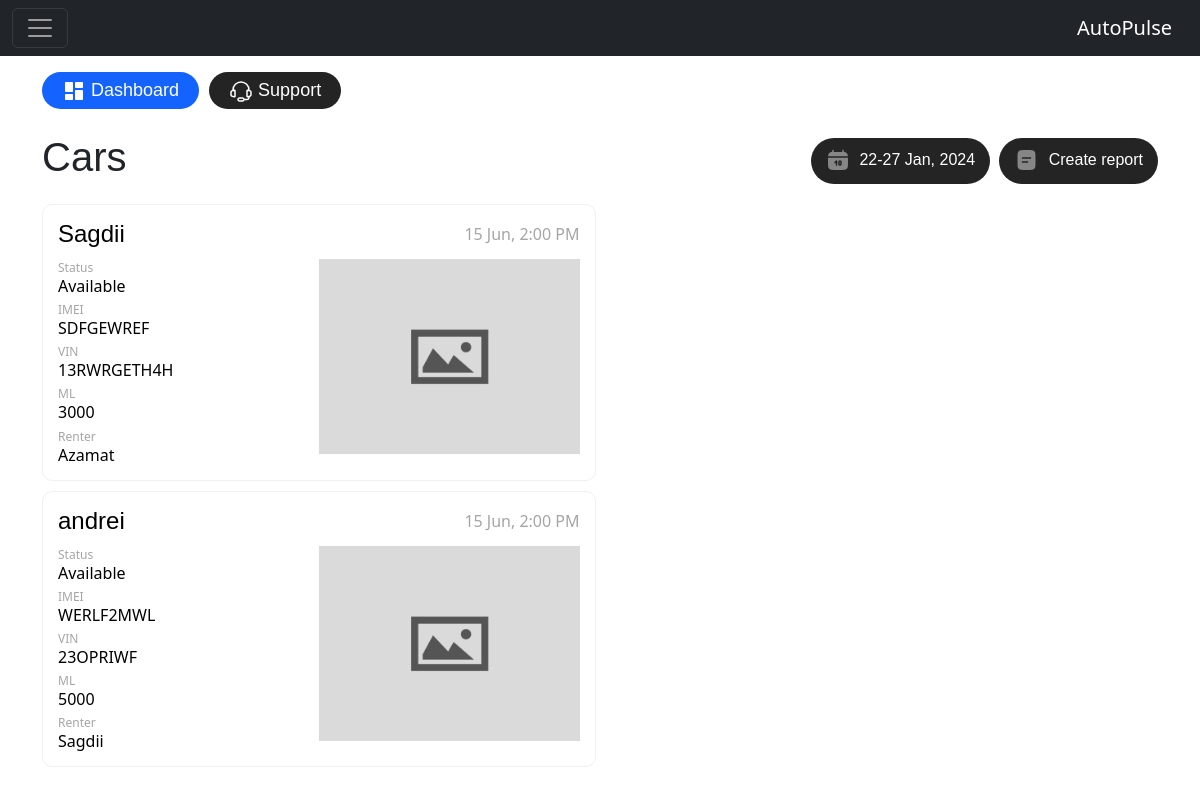
/cars/ (signed in), run on an earlier commit of the app's database.
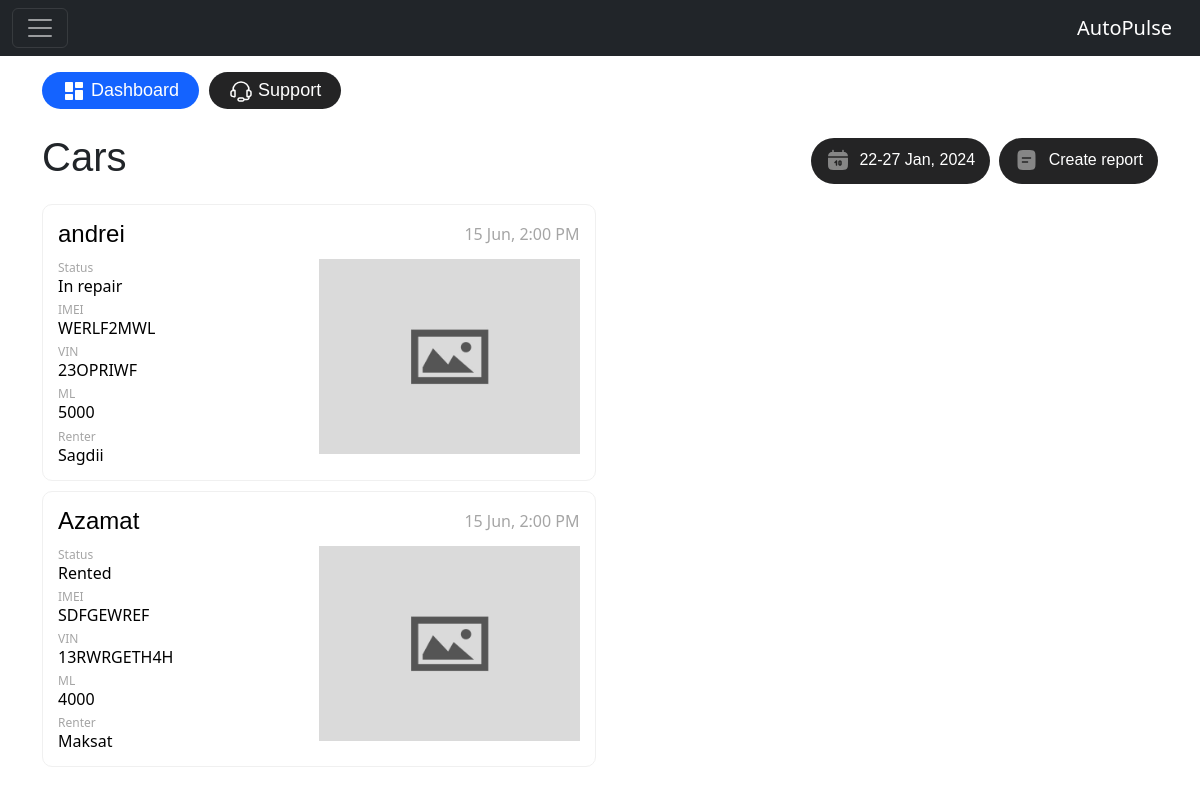
And on a later commit of the database.
### autopulse_app/models.py (models this page shows, shortened)
class Car(models.Model):
    user = models.ForeignKey(User, on_delete=models.CASCADE)
    vin = models.CharField(max_length=100)
    imei = models.CharField(max_length=100)
    name = models.CharField(max_length=100)
    renter_name = models.CharField(max_length=100, blank=True, null=True)
    monthly_limit = models.IntegerField()
    oil_change = models.IntegerField()
    financial = models.DecimalField(max_digits=10, decimal_places=2)
    status = models.CharField(max_length=100)
    final_odometer = models.IntegerField(blank=True, null=True)

### autopulse_app/views.py (the view)
# urls.py: path("cars/", views.cars, name="cars"),
def cars(request):
    cars = (
        Car.objects.filter(user=request.user) if request.user.is_authenticated else None
    )
    return render(request, "cars.html", {"cars": cars})

### autopulse_app/templates/cars.html (shortened to what this page needs)
{% extends 'base.html' %}
{% block content %}
{% load static %}
{% if user.is_authenticated %}
<link href="https://cdn.jsdelivr.net/npm/bootstrap@5.3.3/dist/css/bootstrap.min.css" rel="stylesheet">
<div class="dash-top-buttons">
    <button class="active-button"><img src="{% static 'images/dashboard.svg' %}" alt="Dashboard Icon"> Dashboard</button>
    <button onclick="openModal()" id="supportBtn" class="support-button"><img src="{% static 'images/headphone.svg' %}" alt="Support Icon"> Support</button>
</div>
<br>
<div class="dashboard-row-first">
    <h1>Cars</h1>
    <div class="dashboard-buttons">
        <button><img src="{% static 'images/calendar.svg' %}" alt="Calendar Icon"> 22-27 Jan, 2024</button>
        <button><img src="{% static 'images/report.svg' %}" alt="Report Icon"> Create report</button>
    </div>
</div>
<div class="wrapper">
    {% if cars %}
        {% for car in cars %}
        <div class="car-card">
            <div class="first-row">
                <h1 class="title">{{ car.name }}</h1>
                <p class="date">15 Jun, 2:00 PM</p>
            </div>
            <div class="second-row">
                <div class="info-col">
                    <div>
                        <p class="status">Status</p>
                        <h5 class="details">{{ car.status }}</h5>
                    </div>
                    <div>
                        <p class="status">IMEI</p>
                        <h5 class="details">{{ car.imei }}</h5>
                    </div>
                    <div>
                        <p class="status">VIN</p>
                        <h5 class="details">{{ car.vin }}</h5>
                    </div>
                    <div>
                        <p class="status">ML</p>
                        <h5 class="details">{{ car.monthly_limit }}</h5>
                    </div>
                    <div>
                        <p class="status">Renter</p>
                        <h5 class="details">{{ car.renter_name }}</h5>
                    </div>
                </div>
                <div style="width: 50%;">
                    {% if car.images.all %}
                        <div id="carousel{{ car.id }}" class="carousel slide" data-bs-ride="carousel">
                            <div class="carousel-inner">
                                {% for image in car.images.all %}
                                    <div class="carousel-item {% if forloop.first %}active{% endif %}">
                                        <img src="{{ image.image.url }}" class="d-block w-100" alt="Image of {{ car.name }}">
                                    </div>
                                {% endfor %}
                            </div>
                            <button class="carousel-control-prev" type="button" data-bs-target="#carousel{{ car.id }}" data-bs-slide="prev">
                                <span class="carousel-control-prev-icon" aria-hidden="true"></span>
                                <span class="visually-hidden">Previous</span>
                            </button>
                            <button class="carousel-control-next" type="button" data-bs-target="#carousel{{ car.id }}" data-bs-slide="next">
                                <span class="carousel-control-next-icon" aria-hidden="true"></span>
                                <span class="visually-hidden">Next</span>
                            </button>
                        </div>
                    {% else %}
                        <img src="{% static 'images/default.jpg' %}" class="d-block w-100" alt="Default Image">
                    {% endif %}
                </div>
            </div>
        </div>
        {% endfor %}
    {% else %}
        <p>No cars available.</p>
    {% endif %}
</div>
{% endif %}
{% endblock %}

### autopulse_app/templates/base.html (shortened to what this page needs)
{% load static %}
<!doctype html>
<html lang="en">
<head>
    <link rel="stylesheet" href="{% static 'css/style.css' %}">
    <link href="https://cdn.jsdelivr.net/npm/bootstrap@5.3.3/dist/css/bootstrap.min.css" rel="stylesheet">
    <link href="https://cdn.jsdelivr.net/npm/bootstrap@5.3.3/dist/css/bootstrap.min.css" rel="stylesheet">
</head>
{% include 'navbar.html' %}
<body>
    <br>
    <br>
    <div class="container">
        <br>
        {% block content %}
        {% endblock %}
    </div>
</body>
</html>

### autopulse_app/templates/navbar.html (shortened to what this page needs)
{% load static %}
{% if user.is_authenticated %}
<nav class="navbar navbar-dark bg-dark fixed-top">
    <div class="container-fluid">
        <button class="navbar-toggler" type="button" data-bs-toggle="offcanvas" data-bs-target="#offcanvasDarkNavbar" aria-controls="offcanvasDarkNavbar" aria-label="Toggle navigation">
            <span class="navbar-toggler-icon"></span>
        </button>
        <a class="navbar-brand" href="{% url 'home' %}">AutoPulse</a>
    </div>
</nav>
{% endif %}

### autopulse_app/static/css/style.css (style rules this page uses)
body { background-color: #F8F9FB; font-family: 'Lufga', sans-serif; }
h1 { font-family: 'Lufga', sans-serif; font-size: 32px; font-weight: 400; }
.dash-top-buttons { display: flex; gap: 10px; }
.active-button { border-radius: 100px; color: white; font-family: 'Lufga', sans-serif; border: none; font-size: 18px; padding: 5px 20px 5px 20px; background-color: #1463FF; }
.support-button { border-radius: 100px; color: white; font-family: 'Lufga', sans-serif; border: none; font-size: 18px; padding: 5px 20px 5px 20px; background-color: #242425; }
.dashboard-row-first { display: flex; justify-content: space-between; align-items: center; padding-bottom: 15px; }
.dashboard-row-first button { border-radius: 100px; color: white; font-family: 'Lufga', sans-serif; border: none; font-size: 16px; margin-left: 5px; font-weight: 300; padding: 10px 15px 10px 15px; background-color: #242425; }
.dashboard-buttons { width: -1px; }
.dashboard-row-first img { padding-right: 5px; padding-bottom: 2px; }

### autopulse_app/templates/cars.html (style rules this page uses)
.wrapper { display: flex; gap: 10px; flex-wrap: wrap; flex-direction: row; }
.car-card { width: 49.6%; height: auto; background-color: #FFFFFF; border-radius: 10px; border: 1px solid #F0F0F0; padding: 15px; box-sizing: border-box; }
.first-row { padding-bottom: 10px; display: flex; justify-content: space-between; align-items: center; }
.title { color: rgb(0, 0, 0); font-size: 24px; font-weight: 400; margin: 0; }
.date { color: #A5A5A5; font-size: 16px; font-weight: 400; margin: 0; }
.second-row { display: flex; justify-content: space-between; align-items: flex-start; gap: 10px; }
.info-col { display: flex; flex-direction: column; justify-content: space-between; gap: 5px; }
.status { color: #A5A5A5; font-size: 12px; font-weight: 400; margin: 0; }
.details { color: #000000; font-size: 16px; font-weight: 400; margin: 0; }

What changed in the data, as far as the page shows it:
removed Car: name "Sagdii", status "Available", imei "SDFGEWREF", vin "13RWRGETH4H", monthly_limit "3000", renter_name "Azamat"
changed Car "andrei": status "Available" → "In repair"
added Car: name "Azamat", status "Rented", imei "SDFGEWREF", vin "13RWRGETH4H", monthly_limit "4000", renter_name "Maksat"
